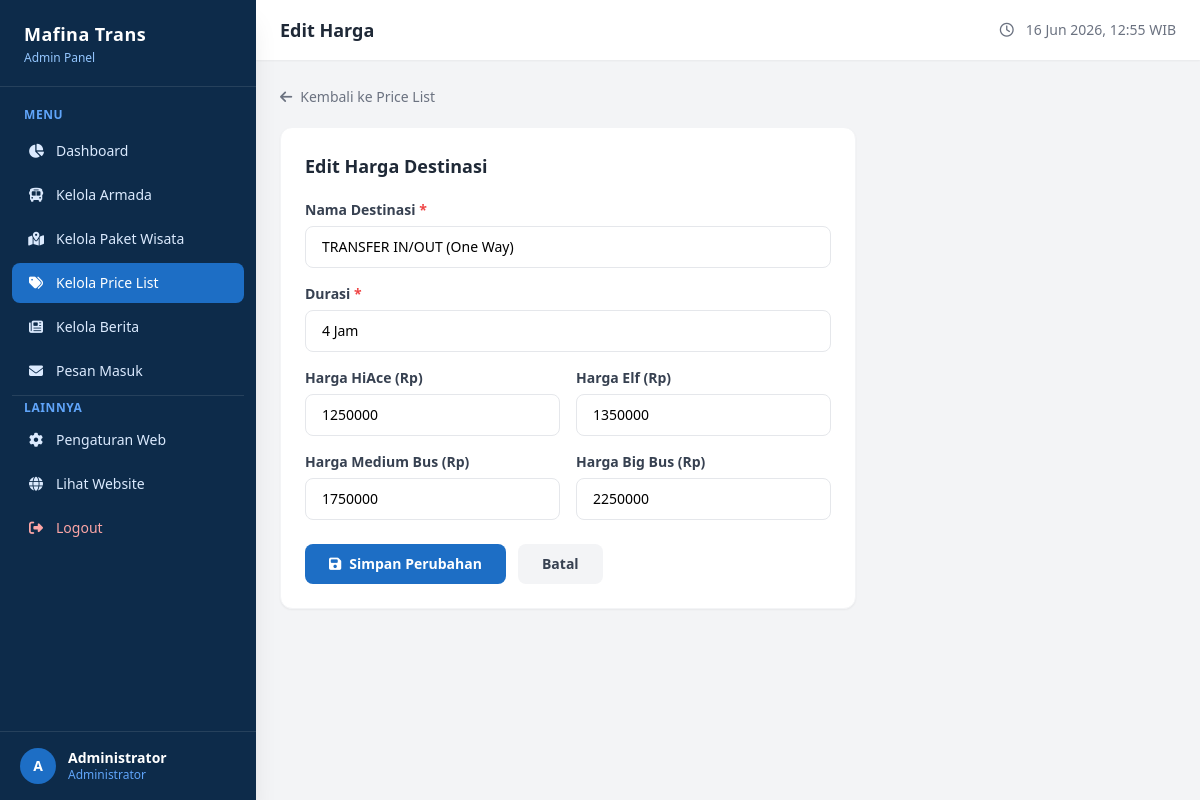
Page /admin/edit_harga.php?id=1 (signed in) on the committed database.
### tables this page shows
CREATE TABLE IF NOT EXISTS price_list (
  id             INT           NOT NULL AUTO_INCREMENT PRIMARY KEY,
  nama_destinasi VARCHAR(200)  NOT NULL,
  durasi         VARCHAR(50)   NOT NULL DEFAULT '',
  harga_hiace    BIGINT        NOT NULL DEFAULT 0,
  harga_elf      BIGINT        NOT NULL DEFAULT 0,
  harga_medium   BIGINT        NOT NULL DEFAULT 0,
  harga_big      BIGINT        NOT NULL DEFAULT 0,
  created_at     TIMESTAMP     DEFAULT CURRENT_TIMESTAMP
);

### admin/edit_harga.php (the view, shortened to what this page needs)
<?php
require_once 'config.php';
$id = (int)($_GET['id'] ?? 0);
$p = mysqli_fetch_assoc(mysqli_query($conn, "SELECT * FROM price_list WHERE id=$id LIMIT 1"));
include 'layout_header.php';
?>
<div class="max-w-xl">
  <a href="price_list.php" class="inline-flex items-center gap-2 text-sm text-gray-500 hover:text-[#1d6ec5] mb-5 transition-colors">
    <i class="fas fa-arrow-left"></i> Kembali ke Price List
  </a>
  <div class="bg-white rounded-xl shadow-sm border border-gray-100 p-6">
    <h2 class="font-bold text-gray-800 text-lg mb-5">Edit Harga Destinasi</h2>
    <form method="POST" class="space-y-4">
      <div>
        <label class="block text-sm font-semibold text-gray-700 mb-1.5">Nama Destinasi <span class="text-red-500">*</span></label>
        <input type="text" name="nama_destinasi" value="<?= htmlspecialchars($_POST['nama_destinasi'] ?? $p['nama_destinasi']) ?>"
          class="w-full px-4 py-2.5 border border-gray-200 rounded-lg text-sm focus:outline-none focus:ring-2 focus:ring-[#1d6ec5]" required>
      </div>
      <div>
        <label class="block text-sm font-semibold text-gray-700 mb-1.5">Durasi <span class="text-red-500">*</span></label>
        <input type="text" name="durasi" value="<?= htmlspecialchars($_POST['durasi'] ?? $p['durasi']) ?>"
          class="w-full px-4 py-2.5 border border-gray-200 rounded-lg text-sm focus:outline-none focus:ring-2 focus:ring-[#1d6ec5]" required>
      </div>
      <div class="grid grid-cols-2 gap-4">
        <div>
          <label class="block text-sm font-semibold text-gray-700 mb-1.5">Harga HiAce (Rp)</label>
          <input type="number" name="harga_hiace" value="<?= $_POST['harga_hiace'] ?? $p['harga_hiace'] ?>"
            class="w-full px-4 py-2.5 border border-gray-200 rounded-lg text-sm focus:outline-none focus:ring-2 focus:ring-[#1d6ec5]">
        </div>
        <div>
          <label class="block text-sm font-semibold text-gray-700 mb-1.5">Harga Elf (Rp)</label>
          <input type="number" name="harga_elf" value="<?= $_POST['harga_elf'] ?? $p['harga_elf'] ?>"
            class="w-full px-4 py-2.5 border border-gray-200 rounded-lg text-sm focus:outline-none focus:ring-2 focus:ring-[#1d6ec5]">
        </div>
        <div>
          <label class="block text-sm font-semibold text-gray-700 mb-1.5">Harga Medium Bus (Rp)</label>
          <input type="number" name="harga_medium" value="<?= $_POST['harga_medium'] ?? $p['harga_medium'] ?>"
            class="w-full px-4 py-2.5 border border-gray-200 rounded-lg text-sm focus:outline-none focus:ring-2 focus:ring-[#1d6ec5]">
        </div>
        <div>
          <label class="block text-sm font-semibold text-gray-700 mb-1.5">Harga Big Bus (Rp)</label>
          <input type="number" name="harga_big" value="<?= $_POST['harga_big'] ?? $p['harga_big'] ?>"
            class="w-full px-4 py-2.5 border border-gray-200 rounded-lg text-sm focus:outline-none focus:ring-2 focus:ring-[#1d6ec5]">
        </div>
      </div>
      <div class="flex items-center gap-3 pt-2">
        <button type="submit"
          class="px-6 py-2.5 bg-[#1d6ec5] hover:bg-[#155fa8] text-white font-semibold text-sm rounded-lg transition-colors flex items-center gap-2">
          <i class="fas fa-save"></i> Simpan Perubahan
        </button>
        <a href="price_list.php" class="px-6 py-2.5 bg-gray-100 hover:bg-gray-200 text-gray-700 font-semibold text-sm rounded-lg transition-colors">
          Batal
        </a>
      </div>
    </form>
  </div>
</div>
<?php include 'layout_footer.php'; ?>

### rows in the picture
price_list: nama_destinasi "TRANSFER IN/OUT (One Way)", durasi "4 Jam", harga_hiace "1250000", harga_elf "1350000", harga_medium "1750000", harga_big "2250000"

### other values in the picture
SITE_NAME "Mafina Trans"
substr($_SESSION['admin_nama'] ?? 'A', 0, 1) "A"
$_SESSION['admin_nama'] "Administrator"
$pageTitle "Edit Harga"
